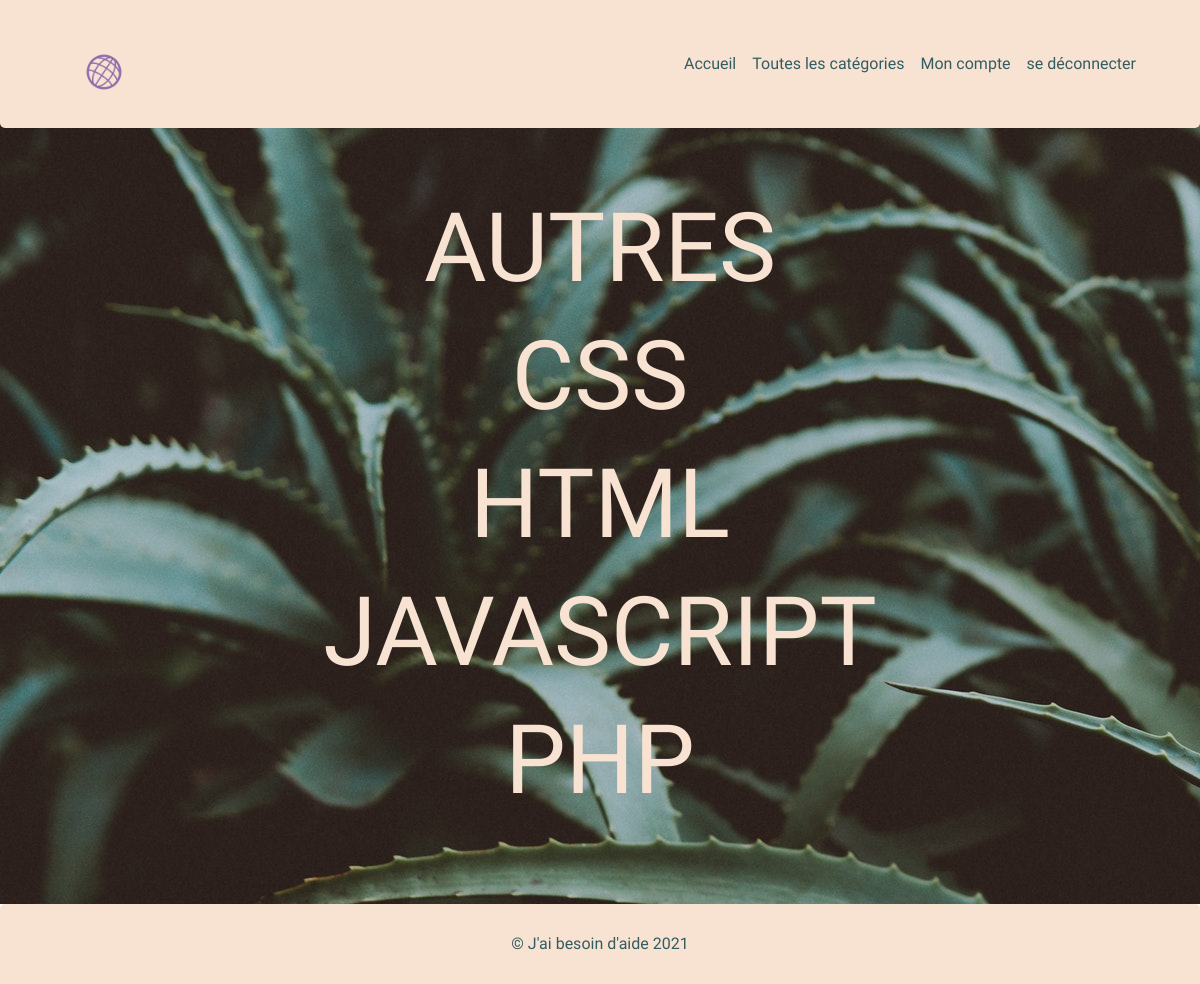
The app's page /categories.php (signed in) with its own data.
### tables this page shows
CREATE TABLE `categories` (
	`id` INTEGER AUTO_INCREMENT PRIMARY KEY,
	`name` VARCHAR(150) UNIQUE NOT NULL,
	`created_at` DATETIME DEFAULT NOW(),
	`updated_at` DATETIME
);

### categories.php (the view, shortened to what this page needs)
<?php
require_once __DIR__ . '/database/index.php';
$selection = $pdo->query('SELECT id, name FROM categories;');
$selection->execute();
$selection = $selection->fetchAll(PDO::FETCH_OBJ);
?>
<!DOCTYPE html>
<html lang="en">
<?php include ('template/header.php'); ?>
<main class ="body_categories">
  <ul class ="lien_categories">
  <?php foreach ($selection as $category) { ?>
    <li class ="lien_categorie"> <a href="categorie.php?id=<?= $category->id ?>"> <?= $category->name?> </a> </li>
    <?php } ?>
  </ul>
</main>
<?php include ('template/footer.php'); ?>
</html>

### assets/css/style.css (style rules this page uses)
html, body, div, span, applet, object, iframe, h1, h2, h3, h4, h5, h6, p, blockquote, pre, a, abbr, acronym, address, big, cite, code, del, dfn, em, img, ins, kbd, q, s, samp, small, strike, strong, sub, sup, tt, var, b, u, i, center, dl, dt, dd, ol, ul, li, fieldset, form, label, legend, table, caption, tbody, tfoot, thead, tr, th, td, article, aside, canvas, details, embed, figure, figcaption, footer, header, hgroup, menu, nav, output, ruby, section, summary, time, mark, audio, video { margin: 0; padding: 0; border: 0; font: inherit; font-size: 100%; vertical-align: baseline; }
body, html { height: 100%; }
body { line-height: 1; }
ol, ul { list-style: none; }
a, del, ins { text-decoration: none; }
a { color: inherit; }
html { -webkit-box-sizing: border-box; box-sizing: border-box; }
*, *::before, *::after { -webkit-box-sizing: inherit; box-sizing: inherit; }
body { font-family: "Nunito Sans", Arial, Helvetica, sans-serif; min-height: 100vh; display: -ms-grid; display: grid; -ms-grid-rows: 6.5rem auto 5rem; grid-template-rows: 6.5rem auto 5rem; grid-template-areas: 'header' 'main' 'footer'; scroll-behavior: smooth; }
main { -ms-grid-row: 2; -ms-grid-column: 1; grid-area: main; }
.body_categories { padding: 5rem; background-image: url("../images/background_2.jpg"); }
.lien_categories { height: 100%; display: -webkit-box; display: -ms-flexbox; display: flex; -webkit-box-orient: vertical; -webkit-box-direction: normal; -ms-flex-direction: column; flex-direction: column; color: #f8e3d2; -ms-flex-pack: distribute; justify-content: space-around; -webkit-box-align: center; -ms-flex-align: center; align-items: center; font-family: "Noticia Text", serif; }
.lien_categories .lien_categorie { padding: 1rem; font-size: 6rem; }
html { scroll-behavior: smooth; }

### records on screen
categories: name "AUTRES"
categories: name "CSS"
categories: name "HTML"
categories: name "JAVASCRIPT"
categories: name "PHP"
